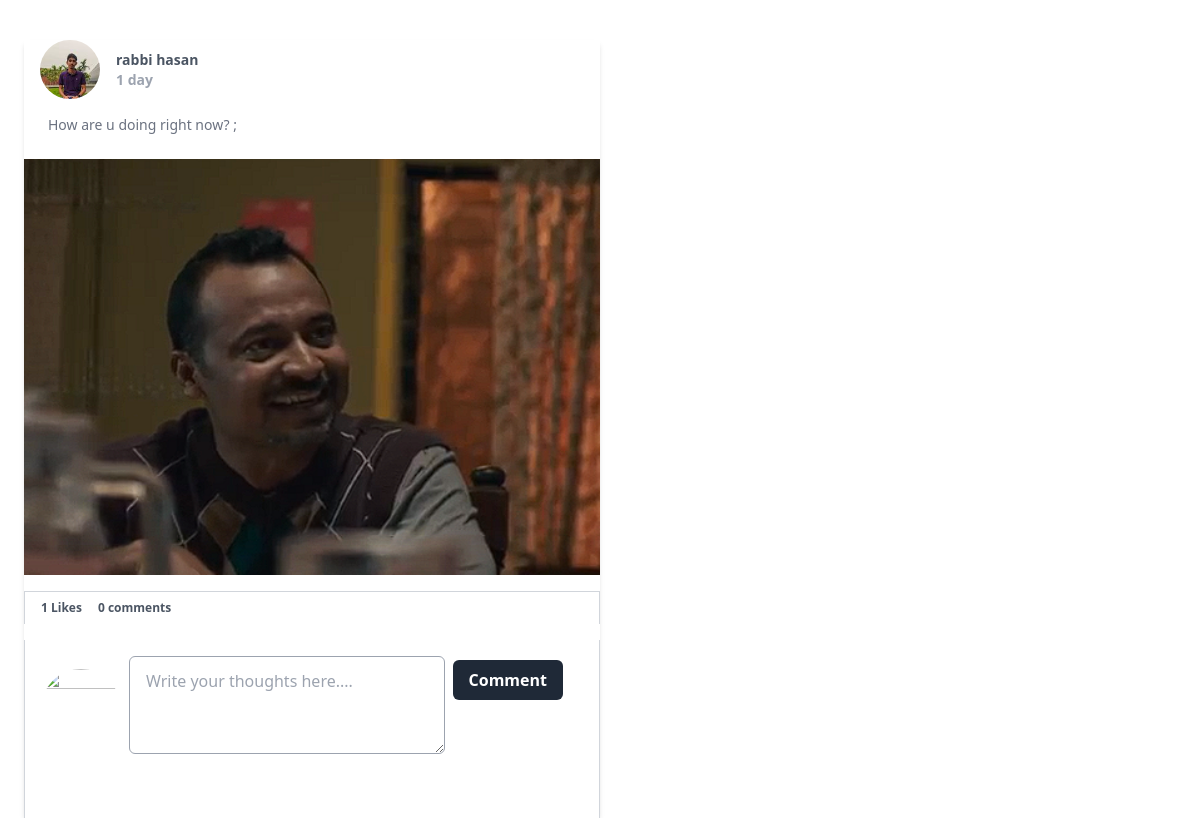
The page /status.php?id=15 on the database as committed earlier.
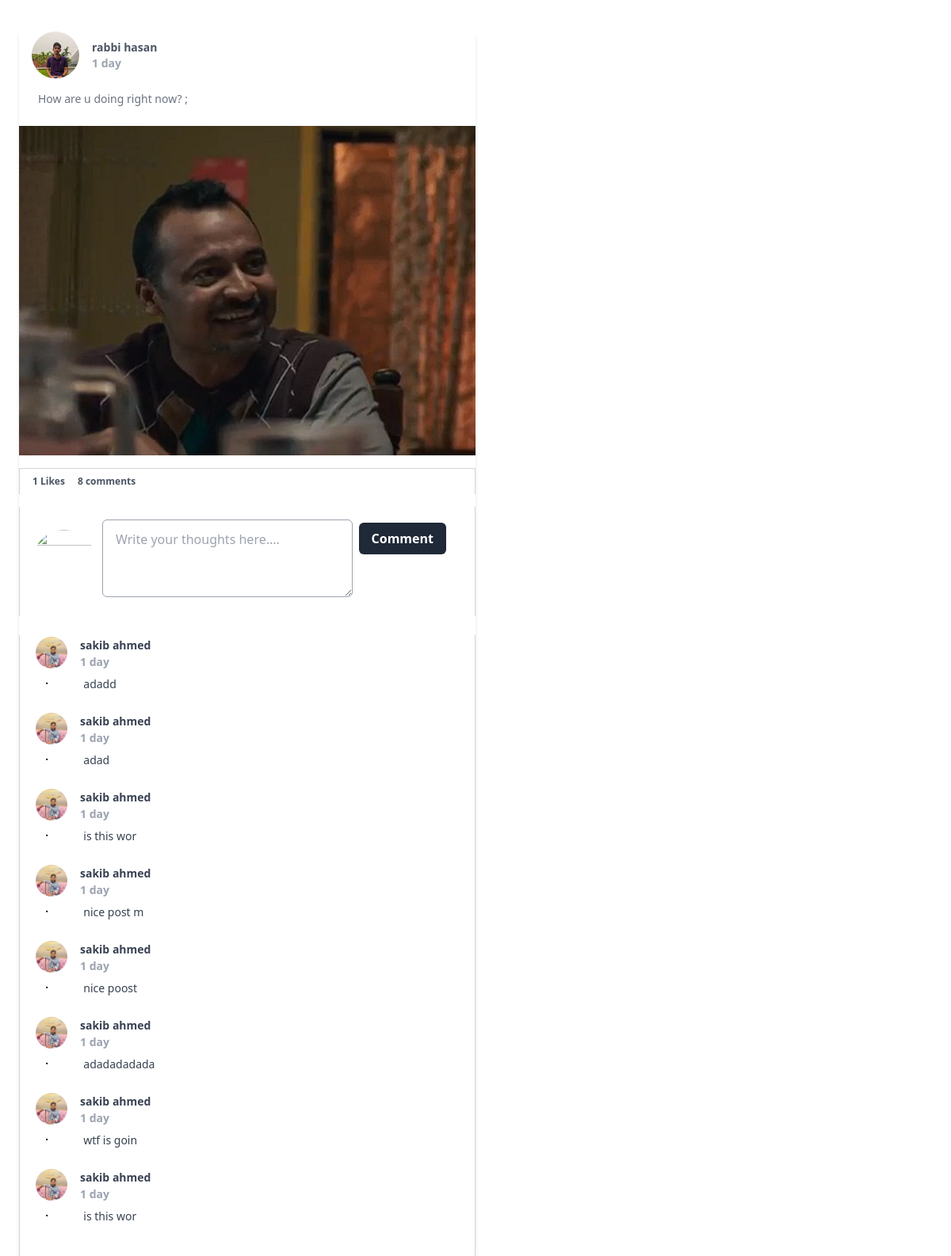
The same page on the database as committed later.
### tables this page shows
CREATE TABLE `status_comments` (
  `status_id` int(11) NOT NULL,
  `comment_id` int(11) NOT NULL,
  `comment_owner` varchar(11) NOT NULL,
  `comment_desc` varchar(11) NOT NULL
);

CREATE TABLE `user_info` (
  `username` varchar(15) NOT NULL,
  `first_name` varchar(150) NOT NULL,
  `last_name` varchar(150) NOT NULL,
  `gender` varchar(15) NOT NULL,
  `email` varchar(200) NOT NULL,
  `phone_no` int(15) NOT NULL,
  `date_of_birth` date NOT NULL,
  `address` varchar(200) NOT NULL,
  `password` varchar(200) NOT NULL,
  `profile_pic` varchar(255) NOT NULL
);

### status.php (the view, shortened to what this page needs)
<?php require_once "header.php"; ?>
<?php require_once "db.php"; ?>
<div class="mx-6">      <?php
    if (isset($_GET["id"])) {
        $status_id=$_GET["id"];
        $username = $_SESSION["username"];
        $sql = "SELECT first_name,last_name,username, profile_pic, status_id,status_owner,status_content,status_image,status_date, (SELECT COUNT(*) from `status_likes` WHERE status_id = $status_id)'total_likes',(SELECT COUNT(*) from `status_comments` WHERE status_id = $status_id)'total_comments' FROM `status`  LEFT JOIN `user_info`  ON   status.status_owner=user_info.username  WHERE status_id = $status_id  ";
        $result = mysqli_query($conn, $sql);
        $owner_profile_pic = "SELECT profile_pic from user_info where username='$username'";
        $profile_pic_res =mysqli_query($conn, $owner_profile_pic);
        $result_profile_pic=mysqli_fetch_array($profile_pic_res);
        $row = mysqli_fetch_array($result) ;
            echo
            '<div class= "mt-10    	max-w-xl	shadow-md	">
            <div class="mx-4 mb-2 mt-6   block  text-sm text-gray-600 font-semibold   flex   justify-between ">
            <div class="flex items-center ">
            <img class="rounded-full" src="'.$row["profile_pic"].'" height=60 width=60/> <div  class="flex-col"><a class="mx-4 text-md  "  href="/profile.php?username='.$row["status_owner"].'">'.$row["first_name"].' '.$row["last_name"].' </a> <div class="mx-4 text-sm text-gray-400 ">1 day</div></div></div>
             </div>
            <p class=" mx-6 mt-4 text-sm text-gray-500">
            '.$row["status_content"].' ;
            </p>
            <br/>';
            if ($row["status_image"]!='') { echo '<img src="'.$row["status_image"].'"  width=600 height=400 />' ; }
            echo'
            <div class="flex mx-auto mt-4 mb-4 px-4 border-l border-r border-t p-2 border-gray-300 "><a href="#" class="pr-4 text-xs text-gray-600 font-semibold">'.$row["total_likes"].' Likes</a><a href="/status.php?id='.$row["status_id"].'" class=" pr-4  text-xs text-gray-600 font-semibold ">'.$row["total_comments"].' comments </a></div>
            <div class=" p-4 flex border-x border-gray-300 ">
            <div class="content-center	">
            <img class="rounded-full" src="'.$result_profile_pic["profile_pic"].'" height=80 width=80/>
             </div>
            <form class="mx-2 w-full" action="status.php?id='.$status_id.'" method="POST"  enctype="multipart/form-data">
            <div class="flex   ">
            <div class="w-full"><textarea name="comment_desc" type = "text" rows="3" class="block  w-full border border-b px-4 py-3 rounded-md mb-2  border-gray-400 " placeholder="Write your thoughts here.... "/></textarea></div>
<div class="mx-1"><button type="submit" class="mx-2 mt-1 ml-1 block px-4 py-2 rounded-md bg-gray-800 text-white text-md font-semibold">Comment</button></div>
</div>
</form >
</div>
<div class="border-x border-gray-300 pb-10">
         ';
           $comments_sql = "SELECT first_name,last_name,username, profile_pic, comment_id,comment_owner,comment_desc  FROM `status_comments`  LEFT JOIN `user_info`  ON   status_comments.comment_owner=user_info.username  WHERE status_id = $status_id  " ;
           $comment_res = mysqli_query($conn,$comments_sql) ;
           while($cmt = mysqli_fetch_array($comment_res) ){
             echo'
             <div class="mx-5 mt-6 "> <div class="flex items-center">
             <img class="rounded-full" src="'.$cmt["profile_pic"].'" height=40 width=40/> <div  class="flex-col"><a class="mx-4 text-sm font-semibold text-gray-700 "  href="/profile.php?username='.$cmt["comment_owner"].'">'.$cmt["first_name"].' '.$cmt["last_name"].' </a> <div class="mx-4 text-sm text-gray-400 font-semibold ">1 day</div></div></div>
              <div class="flex"><div class="px-3 ">.</div>
              <p class="mx-8 mt-2 text-sm  text-gray-700 "> '.$cmt["comment_desc"].'</p></div> </div>
             ';
           }
echo  '</div></div>';
}
?>
</div>
<?php require_once "footer.php"; ?>

Rows that differ between the two databases and show on the page:
added status_comments: comment_owner.profile_pic (picture), comment_owner.first_name "sakib", comment_owner.last_name "ahmed", comment_desc "adadd"
added status_comments: comment_owner.profile_pic (picture), comment_owner.first_name "sakib", comment_owner.last_name "ahmed", comment_desc "adad"
added status_comments: comment_owner.profile_pic (picture), comment_owner.first_name "sakib", comment_owner.last_name "ahmed", comment_desc "is this wor"
added status_comments: comment_owner.profile_pic (picture), comment_owner.first_name "sakib", comment_owner.last_name "ahmed", comment_desc "nice post m"
added status_comments: comment_owner.profile_pic (picture), comment_owner.first_name "sakib", comment_owner.last_name "ahmed", comment_desc "nice poost"
added status_comments: comment_owner.profile_pic (picture), comment_owner.first_name "sakib", comment_owner.last_name "ahmed", comment_desc "adadadadada"
added status_comments: comment_owner.profile_pic (picture), comment_owner.first_name "sakib", comment_owner.last_name "ahmed", comment_desc "wtf is goin"
added status_comments: comment_owner.profile_pic (picture), comment_owner.first_name "sakib", comment_owner.last_name "ahmed", comment_desc "is this wor"
Other text that changed with them:
$row["total_comments"]: "0" → "8"
